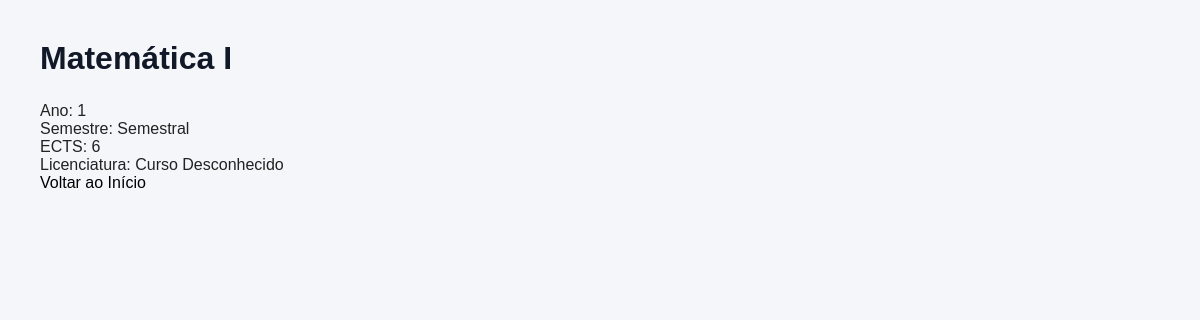
Screenshot of /ucs/3/ with the database file from the repository.
### portofolio/models.py (models this page shows)
class UnidadeCurricular(models.Model):
    codigo = models.IntegerField(unique=True)
    nome = models.CharField(max_length=100)
    descricao = models.TextField()
    ano = models.IntegerField()
    semestre = models.CharField(max_length=20)
    ects = models.IntegerField()
    imagem = models.ImageField(upload_to='ucs/')
    objetivos = models.TextField(null=True, blank=True)
    licenciatura = models.ForeignKey(Licenciatura, on_delete=models.CASCADE, null=True, blank=True)
    docentes = models.ManyToManyField(Docente,related_name='ucs')

class Licenciatura(models.Model):
    nome = models.CharField(max_length=100)
    descricao = models.TextField()
    duracao = models.IntegerField()
    universidade = models.ForeignKey(Universidade, on_delete=models.CASCADE)

### portofolio/views.py (the view)
# urls.py: path('ucs/<int:id>/', views.uc_detail, name='uc_detail'),
def uc_detail(request, id):
    uc = get_object_or_404(
        UnidadeCurricular.objects.select_related(
            'licenciatura'
        ).prefetch_related(
            'docentes'
        ),
        id=id
    )
    return render(request, 'portofolio/uc_detail.html', {
        'uc': uc
    })

### portofolio/templates/portofolio/uc_detail.html (shortened to what this page needs)
{% load static %}
<link rel="stylesheet" href="{% static 'portofolio/style.css' %}">
<!DOCTYPE html>
<html lang="pt">
<head>
</head>
<body>
<h1>{{ uc.nome }}</h1>
<p>Ano: {{ uc.ano }}</p>
<p>Semestre: {{ uc.semestre }}</p>
<p>ECTS: {{ uc.ects }}</p>
<p>Licenciatura: {{ uc.licenciatura.nome }}</p>
<a href="{% url 'inicio' %}">Voltar ao Início</a>
</body>
</html>

### portofolio/static/portofolio/style.css (style rules this page uses)
* { margin: 0; padding: 0; box-sizing: border-box; }
body { font-family: Arial, sans-serif; background-color: #f4f6f9; color: #222; padding: 40px; }
h1 { margin-bottom: 25px; color: #111827; }
a { text-decoration: none; color: rgb(0, 0, 0); }

### rows the page displays
UnidadeCurricular: nome "Matemática I", ano "1", semestre "Semestral", ects "6", licenciatura.nome "Curso Desconhecido"
